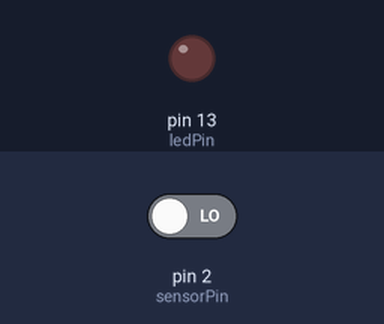
Simulated run of this sketch. Board: Arduino Uno, built with avr-gcc and run on an emulated ATmega328P. Parts: output pins drawn as LEDs (lit = HIGH). The inputs (shaded band) are chosen by the test bench; at power-on: pin 2 (sensorPin) LOW.

Above: at 1.2 s.
1.3 s: pin 2 (sensorPin) driven HIGH
At 1.8 s:
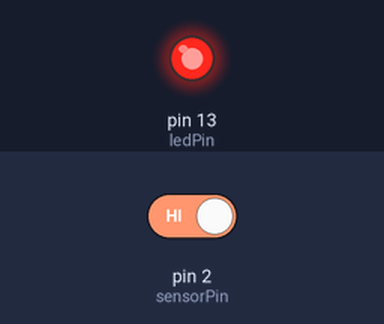
2.8 s: pin 2 (sensorPin) driven LOW
At 4.2 s:
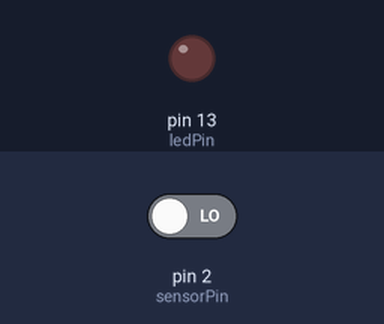
Timing chart, 0 to 5.8 s (numbered marks = the images above; inputs shaded):
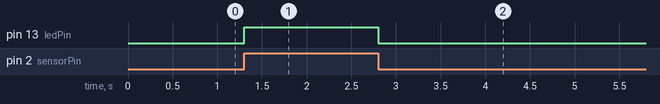

Measured:
- after the input at 1.3 s, pin 13 (ledPin): LOW → HIGH at once
- after the input at 2.8 s, pin 13 (ledPin): HIGH → LOW at once

The sketch:

code.ino
```cpp
/*
  Motion Alarm
  When the PIR sensor sees movement, the LED lights up.
  The sensor's OUT pin is HIGH while it senses motion and LOW when all is still.
*/

const int sensorPin = 2;   // the PIR's OUT pin
const int ledPin = 13;     // the LED (through its resistor)

void setup() {
  pinMode(sensorPin, INPUT);
  pinMode(ledPin, OUTPUT);
}

void loop() {
  int motion = digitalRead(sensorPin);   // HIGH = something moved
  digitalWrite(ledPin, motion);          // light the LED while there's motion
}
```
